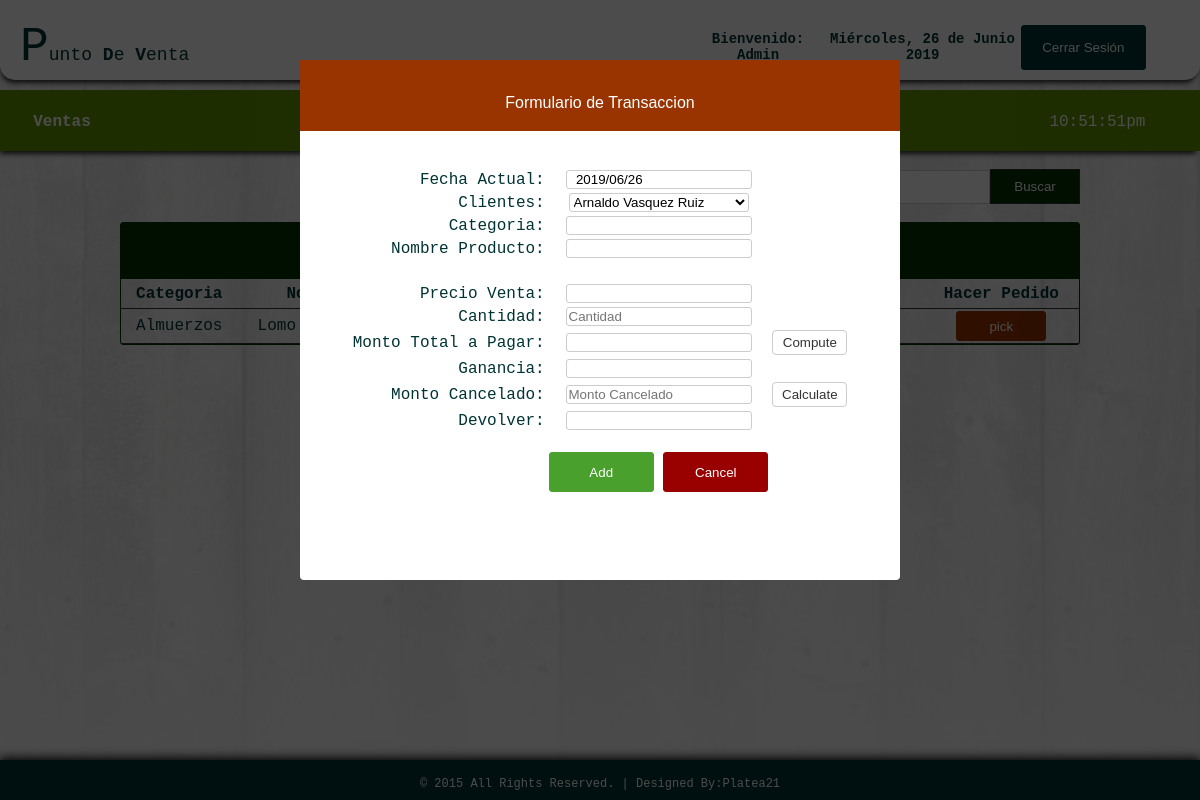
Before: /process_sales1.php (signed in) with the older database file.
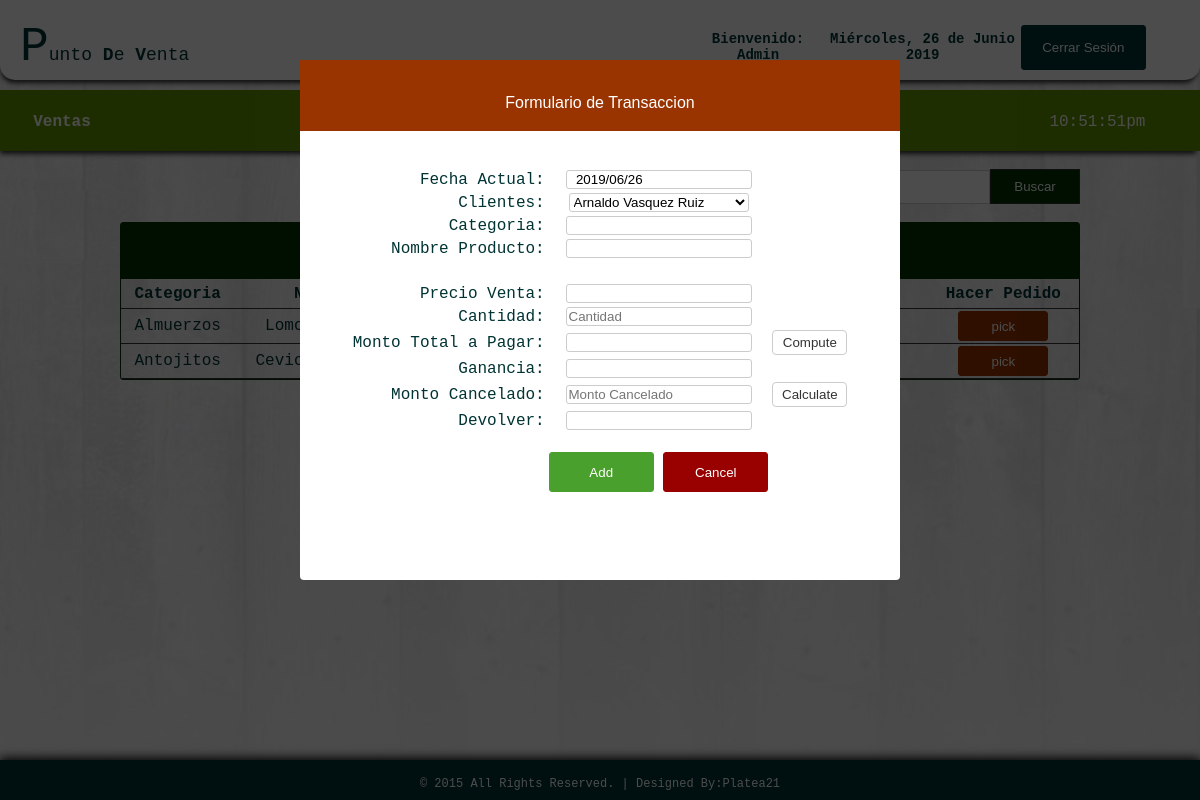
After: the same page with the newer database file.
### tables this page shows
CREATE TABLE IF NOT EXISTS `products` (
`id` int(11) NOT NULL,
  `category` varchar(100) NOT NULL,
  `name` varchar(100) NOT NULL,
  `quantity` int(11) NOT NULL,
  `purchase` int(11) NOT NULL,
  `retail` int(11) NOT NULL,
  `supplier` varchar(100) NOT NULL,
  `ext` varchar(5) NOT NULL
);

### process_sales1.php (the view, shortened to what the changed rows need)
<!DOCTYPE html PUBLIC "-//W3C//DTD XHTML 1.0 Transitional//EN" "http://www.w3.org/TR/xhtml1/DTD/xhtml1-transitional.dtd">
<html xmlns="http://www.w3.org/1999/xhtml">
<head>
</head>
<link rel="stylesheet" type="text/css" href="css/css1.css">
<body>
<div id="container">
<div id="header">
<table cellspacing="0" width="100%" border="0" cellpadding="20px">
<tr>
    <td style="font-size:14px;">
      <table width="93%" border="0" cellspacing="0" cellpadding="0">
        <tr>
        	<th scope="col">Bienvenido: <?php echo $_SESSION['access'];?></th>
          	<th scope="col"><?php
			include_once("date1.php");
			?></th>
          	<th scope="col" width="20px"><a href="logout.php">
            <input type="button" id="btnadd" value="Cerrar Sesión" align="middle" />
          	</a></th>
        </tr>
  </table></td>
    </tr>
</table>
</div>
<br><br><br><br><br>
<div id = "headnav">
<table width="100%" border="0" cellpadding="0" cellspacing="0">
<tr>
	<td width="669" height="62">
	<table width="124" border="0" align="left" cellpadding="0" cellspacing="0">
	  <tr>
	    <th width="211" scope="col"><a href="sales1.php">Ventas</a></th>
	    </tr>
	  </table>
      </td>
</tr>
</table>
</div>
<br>
  <br>
  <tr>
    <td>
    <table border="0" cellpadding="0" cellspacing="0" align="center" width="80%" style="border:1px solid #030; color:#033;">
     <tr>
     <th colspan="7" align="center" height="55px" style="border-bottom:1px solid #030; background: #030; color:#FFF;"> Select Products </th>
    </tr>
      <tr height="30px">
        <th style="border-bottom:1px solid #333;"> Categoria </th>
        <th style="border-bottom:1px solid #333;"> Nombre </th>
        <th style="border-bottom:1px solid #333;"> Precio </th>
        <th style="border-bottom:1px solid #333;"> Cantidad Stock </th>
        <th style="border-bottom:1px solid #333;"> Proveedor </th>
        <th style="border-bottom:1px solid #333;"> Hacer Pedido </th>
      </tr>
       <?php
require('config.php');
$query="SELECT * FROM products";
$result=mysqli_query($db_link, $query);
while ($row=mysqli_fetch_array($result)){?>
      <tr align="center" style="height:35px">
      	<td style="border-bottom:1px solid #333;"> <?php echo $row['category']; ?> </td>
        <td style="border-bottom:1px solid #333;"> <?php echo $row['name']; ?> </td>
        <td style="border-bottom:1px solid #333;">$ <?php echo $row['retail']; ?> </td>
        <td style="border-bottom:1px solid #333;"> <?php echo $row['quantity']; ?> pcs. </td>
        <td style="border-bottom:1px solid #333;"> <?php echo $row['supplier']; ?> </td>
        <td style="border-bottom:1px solid #333;">
        <a href="process_sales1.php?id=<?php echo md5($row['id']);?>"><input type="button" value="pick" style="width:90px; height:30px; color:#FFF; background: #930; border:1px solid #930; border-radius:3px;"></a>
        </td>
      </tr>
   <?php
}?>
    </table>
  </td>
  </tr>
</div>
</body>
</html>

Changed rows visible on the page:
added products: category "Antojitos", name "Ceviche…"
